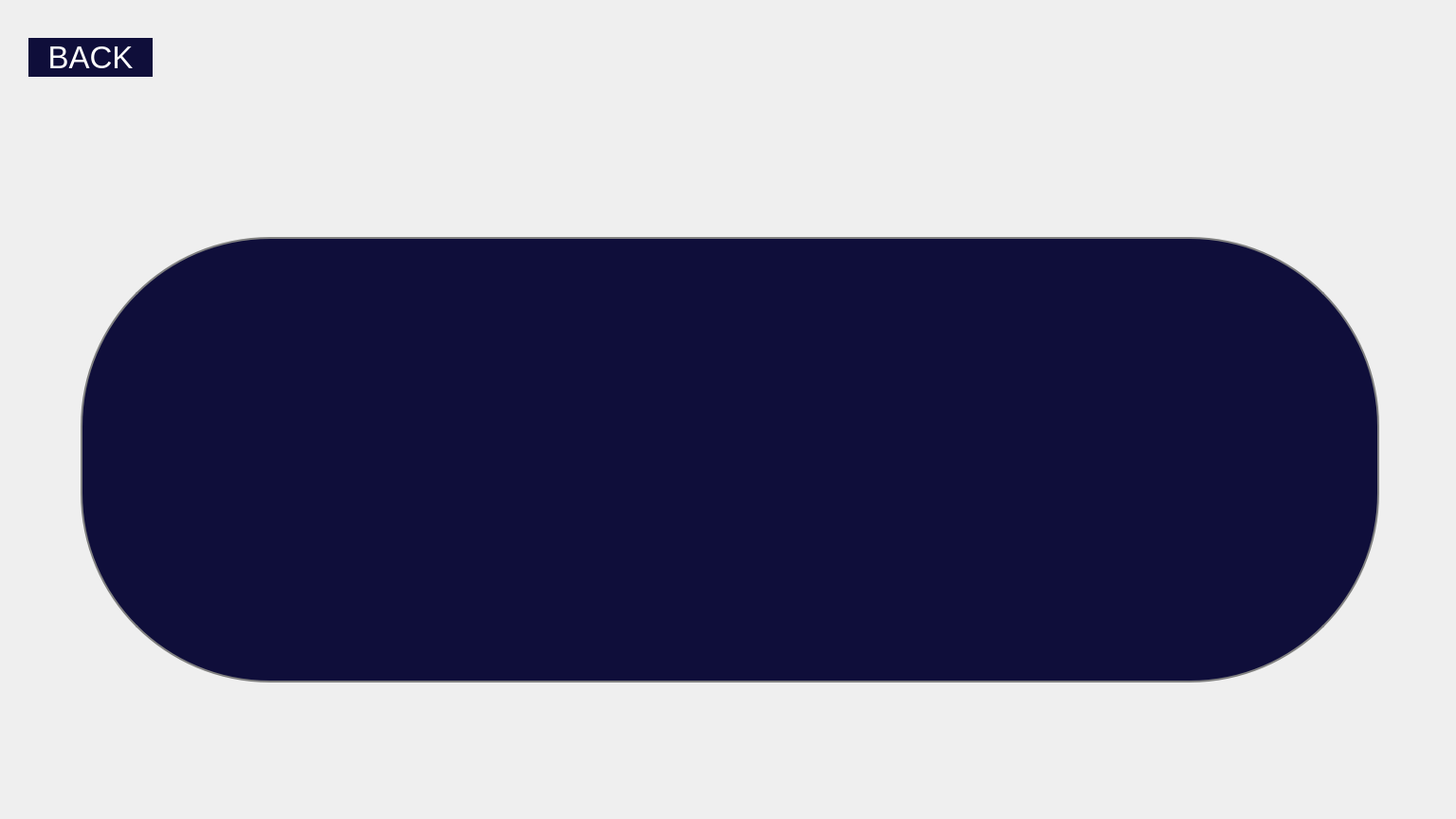
<?xml version="1.0" encoding="UTF-8"?>
<ui version="4.0">
 <class>Form</class>
 <widget class="QWidget" name="Form">
  <property name="geometry">
   <rect>
    <x>0</x>
    <y>0</y>
    <width>1536</width>
    <height>864</height>
   </rect>
  </property>
  <property name="windowTitle">
   <string>Form</string>
  </property>
  <widget class="QPushButton" name="backButton">
   <property name="geometry">
    <rect>
     <x>30</x>
     <y>40</y>
     <width>131</width>
     <height>41</height>
    </rect>
   </property>
   <property name="sizePolicy">
    <sizepolicy hsizetype="Expanding" vsizetype="Expanding">
     <horstretch>0</horstretch>
     <verstretch>0</verstretch>
    </sizepolicy>
   </property>
   <property name="maximumSize">
    <size>
     <width>16777213</width>
     <height>16777215</height>
    </size>
   </property>
   <property name="font">
    <font>
     <pointsize>25</pointsize>
     <bold>false</bold>
    </font>
   </property>
   <property name="styleSheet">
    <string notr="true">background-color: #0f0e3a;
border-radius: 35px;
color: white</string>
   </property>
   <property name="text">
    <string>BACK</string>
   </property>
  </widget>
  <widget class="QWidget" name="gridWidget" native="true">
   <property name="enabled">
    <bool>true</bool>
   </property>
   <property name="geometry">
    <rect>
     <x>150</x>
     <y>570</y>
     <width>240</width>
     <height>70</height>
    </rect>
   </property>
   <property name="minimumSize">
    <size>
     <width>240</width>
     <height>70</height>
    </size>
   </property>
   <property name="maximumSize">
    <size>
     <width>240</width>
     <height>70</height>
    </size>
   </property>
   <property name="sizeIncrement">
    <size>
     <width>0</width>
     <height>0</height>
    </size>
   </property>
   <layout class="QGridLayout" name="gridLayout">
    <property name="sizeConstraint">
     <enum>QLayout::SetNoConstraint</enum>
    </property>
   </layout>
  </widget>
  <widget class="QLabel" name="label">
   <property name="geometry">
    <rect>
     <x>0</x>
     <y>0</y>
     <width>1536</width>
     <height>864</height>
    </rect>
   </property>
   <property name="sizePolicy">
    <sizepolicy hsizetype="Expanding" vsizetype="Expanding">
     <horstretch>0</horstretch>
     <verstretch>0</verstretch>
    </sizepolicy>
   </property>
   <property name="text">
    <string/>
   </property>
   <property name="pixmap">
    <pixmap>newbac.png</pixmap>
   </property>
   <property name="scaledContents">
    <bool>true</bool>
   </property>
  </widget>
  <widget class="QLabel" name="label_2">
   <property name="geometry">
    <rect>
     <x>670</x>
     <y>40</y>
     <width>191</width>
     <height>181</height>
    </rect>
   </property>
   <property name="text">
    <string/>
   </property>
   <property name="pixmap">
    <pixmap>whitepanda.png</pixmap>
   </property>
   <property name="scaledContents">
    <bool>true</bool>
   </property>
  </widget>
  <widget class="QLabel" name="label_3">
   <property name="geometry">
    <rect>
     <x>85</x>
     <y>250</y>
     <width>1370</width>
     <height>470</height>
    </rect>
   </property>
   <property name="styleSheet">
    <string notr="true">background-color: #0f0e3a;
border-radius: 200px;
border: 2px solid gray;
color: white</string>
   </property>
   <property name="text">
    <string/>
   </property>
  </widget>
  <widget class="QLineEdit" name="TEXT">
   <property name="geometry">
    <rect>
     <x>150</x>
     <y>290</y>
     <width>1231</width>
     <height>361</height>
    </rect>
   </property>
   <property name="font">
    <font>
     <pointsize>50</pointsize>
     <bold>true</bold>
    </font>
   </property>
   <property name="styleSheet">
    <string notr="true">background-color: #0f0e3a;
border-radius: 100px;
color: white</string>
   </property>
   <property name="text">
    <string/>
   </property>
  </widget>
  <zorder>label</zorder>
  <zorder>backButton</zorder>
  <zorder>gridWidget</zorder>
  <zorder>label_2</zorder>
  <zorder>label_3</zorder>
  <zorder>TEXT</zorder>
 </widget>
 <resources/>
 <connections/>
</ui>
